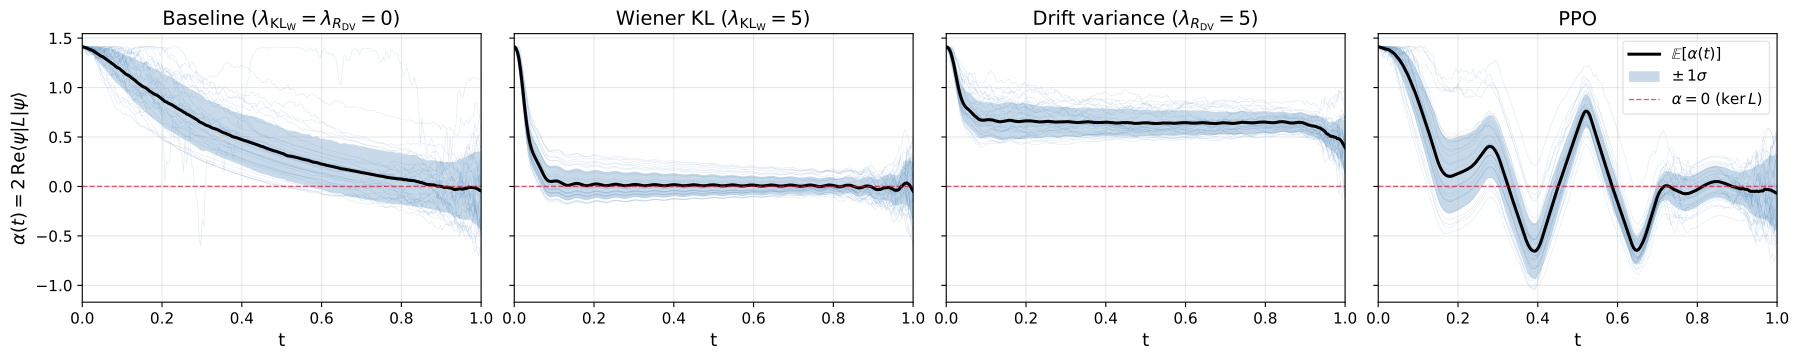

Reproduce this figure in Python.
#!/usr/bin/env python3
"""Amp damping drift α_k(t) = 2·Re⟨ψ|L_k|ψ⟩ over trajectories.
Same 4-panel layout as fig1C_variance_4panel: Baseline / Wiener KL / Drift-variance / PPO.
Shows that Wiener KL drives α→0 (kernel of L), drift-variance stabilizes α to a
nonzero constant (low variance, not kernel), and baseline/PPO leave α large.
"""
import os, sys, pickle
HERE = os.path.dirname(os.path.abspath(__file__))
PAPER = os.path.dirname(HERE)
ROOT = os.path.dirname(PAPER)   # repo root
sys.path.insert(0, ROOT)

import numpy as np
import jax
import jax.numpy as jnp
from flax import nnx
import matplotlib
matplotlib.use("Agg")
import matplotlib.pyplot as plt

from core.types import ExponentialSplit, asqarray
from core.solver import dssesolve
from train_qmaxcal import FourierController, build_H_con
import importlib
sys_mod = importlib.import_module("systems.amplitude_damping")


N_TRAJS = 128
N_TIME_STEPS = 256


def load_qmc(path):
    with open(path, "rb") as f:
        ck = pickle.load(f)
    n_modes = int(ck["n_modes"]); T_final = float(ck["T_final"])
    n_controls = int(ck["best_cos_coeffs"].shape[0])
    rngs = nnx.Rngs(0)
    ctrl = FourierController(n_controls=n_controls, n_modes=n_modes,
                             T_final=T_final, rngs=rngs)
    ctrl.dc = nnx.Param(ck["best_dc"])
    ctrl.cos_coeffs = nnx.Param(ck["best_cos_coeffs"])
    ctrl.sin_coeffs = nnx.Param(ck["best_sin_coeffs"])
    return ctrl


def load_ppo_npz(npz_path):
    d = np.load(npz_path); return d["ts"], d["u"]


class TabulatedController:
    def __init__(self, ts, u_table):
        self.ts = jnp.asarray(ts, dtype=jnp.float32)
        self.u_table = jnp.asarray(u_table, dtype=jnp.float32)
        self.n_controls = u_table.shape[1]

    def __call__(self, t):
        return jnp.stack([jnp.interp(t, self.ts, self.u_table[:, i])
                          for i in range(self.n_controls)])


def sample_drift(ctrl, sysdict, n_trajs=N_TRAJS, n_time_steps=N_TIME_STEPS, seed=12345):
    """Returns t, alpha_kt of shape (n_jumps, n_trajs, n_times)."""
    T_final = sysdict["T_final"]
    dt = T_final / n_time_steps
    tsave = jnp.linspace(0, T_final, n_time_steps + 1)
    sys_q = dict(
        H_sys=asqarray(sysdict["H_sys"]),
        H_ops=[asqarray(H) for H in sysdict["H_ops"]],
        jump_ops=[asqarray(L) for L in sysdict["jump_ops"]],
        psi0=asqarray(sysdict["psi0"]),
        T_final=T_final,
    )
    H_con = build_H_con(ctrl, sys_q["H_ops"])
    keys = jax.random.split(jax.random.PRNGKey(seed), n_trajs)
    res = dssesolve(H_sys=sys_q["H_sys"], jump_ops=sys_q["jump_ops"],
                    psi0=sys_q["psi0"], tsave=tsave, keys=keys, H_con=H_con,
                    method=ExponentialSplit(dt=dt),
                    nsteps=n_time_steps, nsteps_per_save=1)
    # exp_p shape: (n_trajs, n_times, n_jumps) — α_k = 2·Re⟨L_k+L_k†⟩
    alpha = np.asarray(res.extra["exp_p"])     # (n_trajs, n_times, n_jumps)
    alpha = np.transpose(alpha, (2, 0, 1))     # (n_jumps, n_trajs, n_times)
    return np.asarray(tsave), alpha


def main():
    sysdict = sys_mod.create_system(gamma=2.0, T_final=1.0)
    BASE_QMC   = os.path.join(PAPER, "results", "ampdamp", "qmaxcal", "multiseed_g2.0")
    BASE_PPO = os.path.join(PAPER, "results", "ampdamp", "ppo")

    PANELS = [
        ("Baseline ($\\lambda_{\\mathrm{KL}_\\mathrm{W}}{=}\\lambda_{R_{\\mathrm{DV}}}{=}0$)", "qmc",
         f"{BASE_QMC}/ampdamp_g2.0_T1.0_kl0.0_dv0.0_fl0.01_seed1/controller.pkl"),
        ("Wiener KL ($\\lambda_{\\mathrm{KL}_\\mathrm{W}}{=}5$)", "qmc",
         f"{BASE_QMC}/ampdamp_g2.0_T1.0_kl5.0_dv0.0_fl0.01_seed1/controller.pkl"),
        ("Drift variance ($\\lambda_{R_{\\mathrm{DV}}}{=}5$)", "qmc",
         f"{BASE_QMC}/ampdamp_g2.0_T1.0_kl0.0_dv5.0_fl0.01_seed1/controller.pkl"),
        ("PPO", "ppo",
         os.path.join(BASE_PPO, "ppo_ampdamp_g2_seed1_ustack.npz")),
    ]

    plt.rcParams.update({
        "font.size": 13, "axes.titlesize": 14,
        "axes.labelsize": 13, "xtick.labelsize": 11,
        "ytick.labelsize": 11, "legend.fontsize": 11,
    })

    fig, axes = plt.subplots(1, 4, figsize=(18.0, 3.6), sharey=True)
    summaries = []

    for col, (title, kind, path) in enumerate(PANELS):
        if kind == "qmc":
            ctrl = load_qmc(path)
        else:
            ts_act, u_arr = load_ppo_npz(path)
            ctrl = TabulatedController(ts_act, u_arr)
        print(f"[{title}] sampling drift over {N_TRAJS} SSE trajectories...")
        t, alpha = sample_drift(ctrl, sysdict)   # (n_jumps, n_trajs, n_times)

        ax = axes[col]
        # amp damping has 1 jump op (L=√γ σ-). Plot α(t) per traj as faint lines + mean.
        a0 = alpha[0]                     # (n_trajs, n_times)
        mu = a0.mean(axis=0)
        sd = a0.std(axis=0)
        # faint trajectory bundle
        for k in range(min(32, a0.shape[0])):
            ax.plot(t, a0[k], color="steelblue", lw=0.5, alpha=0.15)
        ax.plot(t, mu, color="black", lw=2.2, label=r"$\mathbb{E}[\alpha(t)]$")
        ax.fill_between(t, mu - sd, mu + sd, color="steelblue", alpha=0.30,
                        linewidth=0, label=r"$\pm\,1\sigma$")
        ax.axhline(0, color="crimson", lw=1.0, ls="--", alpha=0.7,
                   label=r"$\alpha=0$ ($\ker L$)")

        var_int = float(np.trapezoid(sd ** 2, t))
        sq_int  = float(np.trapezoid(np.mean(a0 ** 2, axis=0), t))   # ½∫α² dt is KL_W
        summaries.append((title, var_int, sq_int))
        print(f"  Var(α) integral = {var_int:.4f}   ⟨α²⟩ integral = {sq_int:.4f}")

        ax.set_title(title)
        ax.set_xlabel("t")
        ax.set_xlim(0, t[-1])
        ax.grid(True, alpha=0.3)
        if col == 3:
            ax.legend(loc="upper right", framealpha=0.5)
    axes[0].set_ylabel(r"$\alpha(t) = 2\,\mathrm{Re}\langle\psi|L|\psi\rangle$")

    plt.tight_layout(pad=0.5)
    out = os.path.join(HERE, "fig_ampdamp_drift_4panel.png")
    os.makedirs(os.path.dirname(out), exist_ok=True)
    plt.savefig(out, dpi=160, bbox_inches="tight")
    plt.savefig(out.replace(".png", ".pdf"), bbox_inches="tight")
    print(f"\nsaved {out}")

    print("\nDrift summary (∫Var[α]dt and ∫⟨α²⟩dt):")
    for title, v, sq in summaries:
        print(f"  {title:>50}  ∫Var[α]={v:.4f}  ∫⟨α²⟩={sq:.4f}")


if __name__ == "__main__":
    main()
